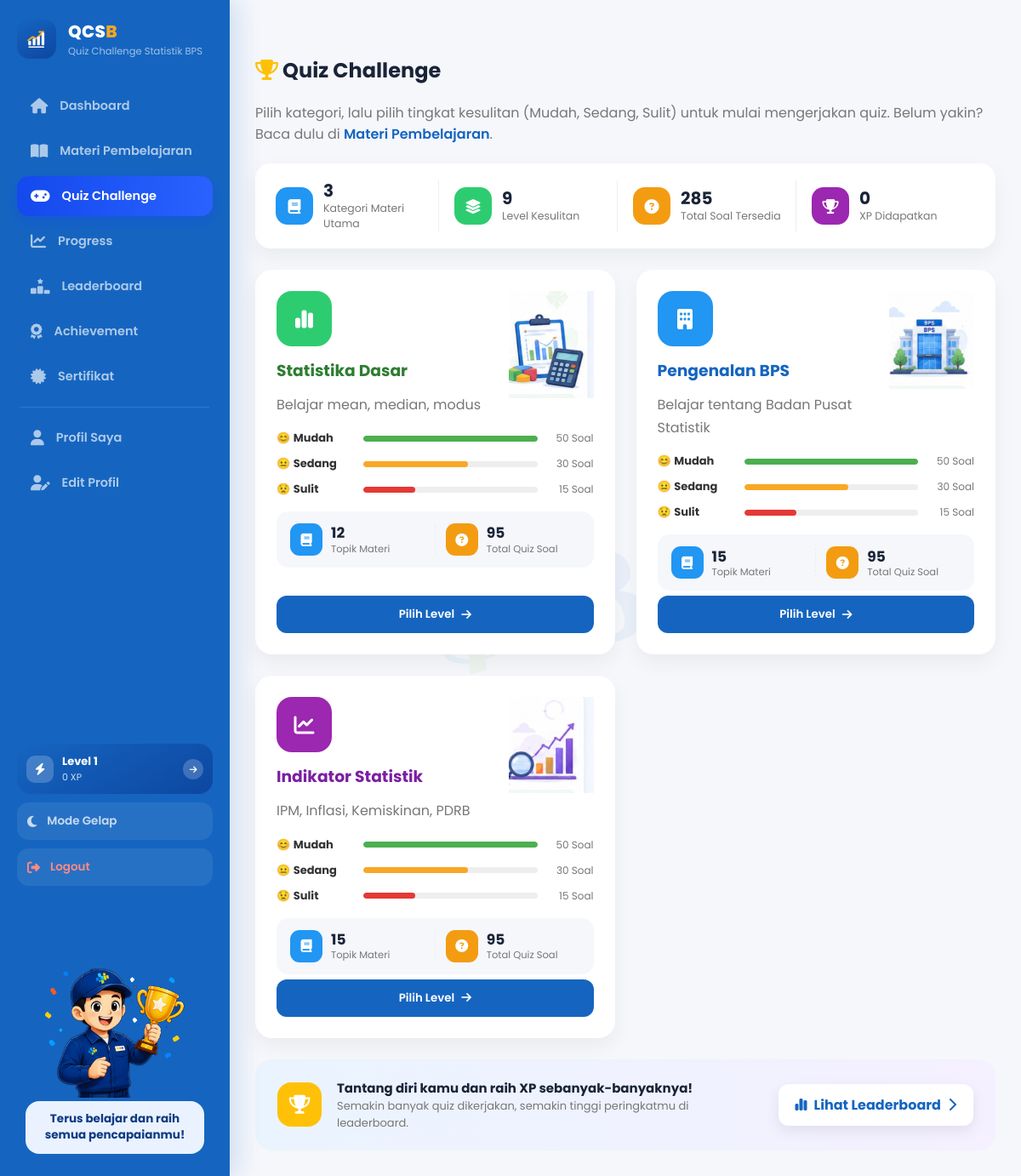
The app's page /pengguna/kategori.php (signed in) with its own data.
### tables this page shows
CREATE TABLE `users` (
  `id` int NOT NULL,
  `nama` varchar(100) NOT NULL,
  `email` varchar(100) NOT NULL,
  `password` varchar(255) NOT NULL,
  `foto` varchar(255) DEFAULT 'default.png',
  `level` int DEFAULT '1',
  `xp` int DEFAULT '0',
  `created_at` timestamp NULL DEFAULT CURRENT_TIMESTAMP
);

CREATE TABLE `kategori` (
  `id` int NOT NULL,
  `nama` varchar(100) NOT NULL,
  `icon` varchar(100) DEFAULT NULL,
  `deskripsi` text
);

### inc/auth.php (called while the page is built, shortened)
<?php
require_once __DIR__ . "/../koneksi.php";
$user_id = (int) $_SESSION['id'];
$stmt = mysqli_prepare($conn, "SELECT * FROM users WHERE id=?");
mysqli_stmt_bind_param($stmt, "i", $user_id);
mysqli_stmt_execute($stmt);
$user = mysqli_fetch_assoc(mysqli_stmt_get_result($stmt));

### inc/functions.php (called while the page is built, shortened)
<?php
if (!function_exists('e')) {
    function e($str) {
        return htmlspecialchars((string) $str, ENT_QUOTES, 'UTF-8');
    }
}
function levelList() {
    return ['Mudah', 'Sedang', 'Sulit'];
}
function getProgress($conn, $user_id) {
    $progress = [];
    $kategori = mysqli_query($conn, "SELECT * FROM kategori ORDER BY id");
    while ($k = mysqli_fetch_assoc($kategori)) {
        $levels = [];
        foreach (levelList() as $lvl) {
            $stmt = mysqli_prepare($conn, "
                SELECT MAX(score) AS best
                FROM hasil_quiz
                WHERE user_id=? AND kategori_id=? AND level=?
            ");
            mysqli_stmt_bind_param($stmt, "iis", $user_id, $k['id'], $lvl);
            mysqli_stmt_execute($stmt);
            $best = mysqli_fetch_assoc(mysqli_stmt_get_result($stmt))['best'];
            $levels[$lvl] = $best === null ? null : (int) $best;
        }
        $progress[$k['id']] = [
            'nama' => $k['nama'],
            'icon' => $k['icon'],
            'deskripsi' => $k['deskripsi'],
            'levels' => $levels,
        ];
    }
    return $progress;
}
function getSoalStats($conn) {
    $stats = [];
    $totalSoal = 0;
    $kategori = mysqli_query($conn, "SELECT id FROM kategori ORDER BY id");
    while ($k = mysqli_fetch_assoc($kategori)) {
        $katId = $k['id'];
        $perLevel = [];
        foreach (levelList() as $lvl) {
            $stmt = mysqli_prepare($conn, "SELECT COUNT(*) c FROM soal WHERE kategori_id=? AND level=?");
            mysqli_stmt_bind_param($stmt, "is", $katId, $lvl);
            mysqli_stmt_execute($stmt);
            $c = (int) mysqli_fetch_assoc(mysqli_stmt_get_result($stmt))['c'];
            $perLevel[$lvl] = $c;
        }
        $stmtM = mysqli_prepare($conn, "SELECT COUNT(*) c FROM materi WHERE kategori_id=?");
        mysqli_stmt_bind_param($stmtM, "i", $katId);
        mysqli_stmt_execute($stmtM);
        $totalTopik = (int) mysqli_fetch_assoc(mysqli_stmt_get_result($stmtM))['c'];
        $totalKatSoal = array_sum($perLevel);
        $totalSoal += $totalKatSoal;
        $stats[$katId] = [
            'soal_per_level' => $perLevel,
            'total_soal' => $totalKatSoal,
            'total_topik' => $totalTopik,
        ];
    }
    $totalKategori = count($stats);
    return [
        'kategori' => $stats,
        'total_kategori' => $totalKategori,
        'total_level' => $totalKategori * count(levelList()),
        'total_soal' => $totalSoal,
    ];
}

### pengguna/kategori.php (the view, shortened to what this page needs)
<?php
require __DIR__ . "/../inc/auth.php";
require __DIR__ . "/../inc/functions.php";
$progress = getProgress($conn, $user_id);
$soalStats = getSoalStats($conn);
$activeMenu = 'quiz';
$qcColorCycle = ['green', 'blue', 'purple'];
$qcIllustrations = [
    1 => 'qc-illus-statistika.jpg',
    2 => 'qc-illus-bps.jpg',
    3 => 'qc-illus-indikator.jpg',
];
$qcLevelEmoji = ['Mudah' => '😊', 'Sedang' => '😐', 'Sulit' => '😟'];
?>
<!DOCTYPE html>
<html lang="id">
<head>
<link rel="stylesheet" href="assets/css/style.css?v=<?= filemtime(__DIR__ . '/assets/css/style.css'); ?>">
<link rel="stylesheet"
href="https://cdnjs.cloudflare.com/ajax/libs/font-awesome/6.5.2/css/all.min.css">
</head>
<body>
<div class="container">
<?php require __DIR__ . "/../inc/nav.php"; ?>
<main class="content">
<div class="page-watermark">
<div class="wm-inner">
<span>BPS</span>
</div>
</div>
<div class="section-title">
<h2><i class="fa-solid fa-trophy" style="color:#FFC107;"></i> Quiz Challenge</h2>
</div>
<p class="qc-subtitle">
Pilih kategori, lalu pilih tingkat kesulitan (Mudah, Sedang, Sulit) untuk mulai mengerjakan quiz. Belum yakin? Baca dulu di <a href="materi.php">Materi Pembelajaran</a>.
</p>
<div class="qc-stats-bar">
<div class="qc-stat-item">
<span class="qc-stat-icon blue"><i class="fa-solid fa-book"></i></span>
<div class="qc-stat-text"><b><?= (int) $soalStats['total_kategori']; ?></b><span>Kategori Materi Utama</span></div>
</div>
<div class="qc-stat-item">
<span class="qc-stat-icon green"><i class="fa-solid fa-layer-group"></i></span>
<div class="qc-stat-text"><b><?= (int) $soalStats['total_level']; ?></b><span>Level Kesulitan</span></div>
</div>
<div class="qc-stat-item">
<span class="qc-stat-icon orange"><i class="fa-solid fa-circle-question"></i></span>
<div class="qc-stat-text"><b><?= (int) $soalStats['total_soal']; ?></b><span>Total Soal Tersedia</span></div>
</div>
<div class="qc-stat-item">
<span class="qc-stat-icon purple"><i class="fa-solid fa-trophy"></i></span>
<div class="qc-stat-text"><b><?= number_format((int) ($user['xp'] ?? 0)); ?></b><span>XP Didapatkan</span></div>
</div>
</div>
<div class="cards qc-cards">
<?php $qcI = 0; foreach ($progress as $kategoriId => $kat):
    $qcColor = $qcColorCycle[$qcI % count($qcColorCycle)];
    $qcI++;
    $stat = $soalStats['kategori'][$kategoriId] ?? ['soal_per_level' => ['Mudah' => 0, 'Sedang' => 0, 'Sulit' => 0], 'total_soal' => 0, 'total_topik' => 0];
?>
<div class="card qc-card">
<div class="qc-card-head">
<div class="qc-card-info">
<div class="card-top">
<div class="icon <?= $qcColor; ?>">
<i class="fa-solid <?= e($kat['icon']); ?>"></i>
</div>
</div>
<h3 class="qc-card-title-<?= $qcColor; ?>"><?= e($kat['nama']); ?></h3>
<p><?= e($kat['deskripsi']); ?></p>
</div>
<?php if (!empty($qcIllustrations[$kategoriId])): ?>
<div class="qc-card-illustration">
<img src="assets/img/<?= e($qcIllustrations[$kategoriId]); ?>" alt="<?= e($kat['nama']); ?>">
</div>
<?php endif; ?>
</div>
<div class="qc-level-list">
<?php foreach (levelList() as $lvl):
    $count = $stat['soal_per_level'][$lvl];
    $percent = min(100, round($count / 50 * 100));
?>
<div class="qc-level-row qc-level-<?= strtolower($lvl); ?>">
<div class="qc-level-label"><?= $qcLevelEmoji[$lvl]; ?> <b><?= $lvl; ?></b></div>
<div class="qc-level-track"><div class="qc-level-fill" style="width:<?= $percent; ?>%"></div></div>
<span class="qc-level-count"><?= $count; ?> Soal</span>
</div>
<?php endforeach; ?>
</div>
<div class="qc-card-footer">
<div class="qc-footer-stat">
<span class="qc-footer-icon blue"><i class="fa-solid fa-book"></i></span>
<div class="qc-footer-text"><b><?= (int) $stat['total_topik']; ?></b><span>Topik Materi</span></div>
</div>
<div class="qc-footer-stat">
<span class="qc-footer-icon orange"><i class="fa-solid fa-circle-question"></i></span>
<div class="qc-footer-text"><b><?= (int) $stat['total_soal']; ?></b><span>Total Quiz Soal</span></div>
</div>
</div>
<button onclick="bukaLevel(<?= $kategoriId; ?>)">
    Pilih Level <i class="fa-solid fa-arrow-right"></i>
</button>
</div>
<?php endforeach; ?>
</div>
<div class="qc-cta-banner">
<div class="qc-cta-icon"><i class="fa-solid fa-trophy"></i></div>
<div class="qc-cta-text">
<b>Tantang diri kamu dan raih XP sebanyak-banyaknya!</b>
<span>Semakin banyak quiz dikerjakan, semakin tinggi peringkatmu di leaderboard.</span>
</div>
<a href="leaderboard.php" class="qc-cta-btn"><i class="fa-solid fa-chart-simple"></i> Lihat Leaderboard <i class="fa-solid fa-chevron-right"></i></a>
</div>
</main>
</div>
</body>
</html>

### inc/nav.php (shortened to what this page needs)
<?php
$activeMenu = $activeMenu ?? '';
?>
<aside class="sidebar expanded" id="sidebar">
<div class="logo">
<div class="logo-icon">
</div>
<div>
<h2><span class="logo-qcs">QCS</span><span class="logo-b">B</span></h2>
<p>Quiz Challenge Statistik BPS</p>
</div>
</div>
<ul>
<li class="<?= $activeMenu === 'dashboard' ? 'active' : ''; ?>">
<a href="dashboard.php" title="Dashboard">
<i class="fa-solid fa-house"></i>
<span>Dashboard</span>
</a>
</li>
<li class="<?= $activeMenu === 'materi' ? 'active' : ''; ?>">
<a href="materi.php" title="Materi Pembelajaran">
<i class="fa-solid fa-book-open"></i>
<span>Materi Pembelajaran</span>
</a>
</li>
<li class="<?= $activeMenu === 'quiz' ? 'active' : ''; ?>">
<a href="kategori.php" title="Quiz Challenge">
<i class="fa-solid fa-gamepad"></i>
<span>Quiz Challenge</span>
</a>
</li>
<li class="<?= $activeMenu === 'progress' ? 'active' : ''; ?>">
<a href="progress.php" title="Progress">
<i class="fa-solid fa-chart-line"></i>
<span>Progress</span>
</a>
</li>
<li class="<?= $activeMenu === 'leaderboard' ? 'active' : ''; ?>">
<a href="leaderboard.php" title="Leaderboard">
<i class="fa-solid fa-ranking-star"></i>
<span>Leaderboard</span>
</a>
</li>
<li class="<?= $activeMenu === 'achievement' ? 'active' : ''; ?>">
<a href="achievement.php" title="Achievement">
<i class="fa-solid fa-award"></i>
<span>Achievement</span>
</a>
</li>
<li class="<?= $activeMenu === 'sertifikat' ? 'active' : ''; ?>">
<a href="sertifikat.php" title="Sertifikat">
<i class="fa-solid fa-certificate"></i>
<span>Sertifikat</span>
</a>
</li>
<hr>
<li class="<?= $activeMenu === 'profil' ? 'active' : ''; ?>">
<a href="profil.php" title="Profil Saya">
<i class="fa-solid fa-user"></i>
<span>Profil Saya</span>
</a>
</li>
<li class="<?= $activeMenu === 'edit_profil' ? 'active' : ''; ?>">
<a href="edit_profil.php" title="Edit Profil">
<i class="fa-solid fa-user-pen"></i>
<span>Edit Profil</span>
</a>
</li>
</ul>
<div class="sidebar-footer">
<a href="profil.php" class="rail-card" title="Level <?= e($user['level'] ?? '1'); ?>">
<span class="rail-card-icon"><i class="fa-solid fa-bolt"></i></span>
<span class="rail-card-text">
<b>Level <?= e($user['level'] ?? '1'); ?></b>
<span><?= e($user['xp'] ?? 0); ?> XP</span>
</span>
<span class="rail-card-arrow"><i class="fa-solid fa-arrow-right"></i></span>
</a>
<button type="button" class="theme-toggle" id="themeToggle" title="Ganti Tema">
<i class="fa-solid fa-moon"></i>
<span>Mode Gelap</span>
</button>
<a href="logout.php" class="rail-logout" title="Logout">
<i class="fa-solid fa-right-from-bracket"></i>
<span>Logout</span>
</a>
<div class="sidebar-mascot-block">
<img src="assets/img/sidebar-mascot-trophy.png" alt="Maskot Quiz Challenge BPS: Belajar Statistik Jadi Lebih Menyenangkan!" class="sidebar-mascot-full-img">
<p class="sidebar-mascot-caption">Terus belajar dan raih semua pencapaianmu!</p>
</div>
</div>
</aside>

### records on screen
users: level "1", xp "0"
kategori: nama "Statistika Dasar", deskripsi "Belajar mean, median, modus", shows a picture, lvl "😊", lvl "Mudah", $percent 100 (drawn), count "50", lvl "😐", lvl "Sedang", $percent 60 (drawn), count "30", lvl "😟", lvl "Sulit", count "15", total_topik "12", total_soal "95"
kategori: nama "Pengenalan BPS", deskripsi "Belajar tentang Badan Pusat Statistik", shows a picture, lvl "😊", lvl "Mudah", $percent 100 (drawn), count "50", lvl "😐", lvl "Sedang", $percent 60 (drawn), count "30", lvl "😟", lvl "Sulit", count "15", total_topik "15", total_soal "95"
kategori: nama "Indikator Statistik", deskripsi "IPM, Inflasi, Kemiskinan, PDRB", shows a picture, lvl "😊", lvl "Mudah", $percent 100 (drawn), count "50", lvl "😐", lvl "Sedang", $percent 60 (drawn), count "30", lvl "😟", lvl "Sulit", count "15", total_topik "15", total_soal "95"

### other values on screen
$soalStats['total_kategori'] "3"
$soalStats['total_level'] "9"
$soalStats['total_soal'] "285"
